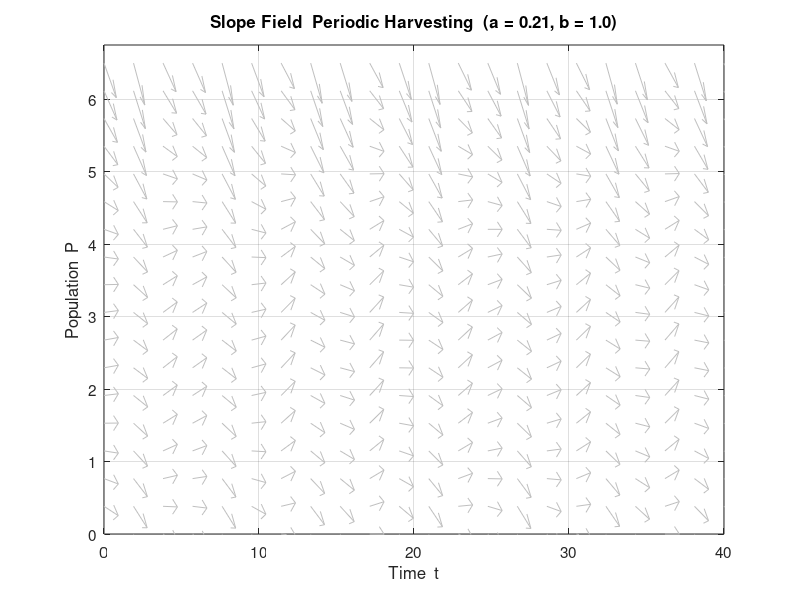
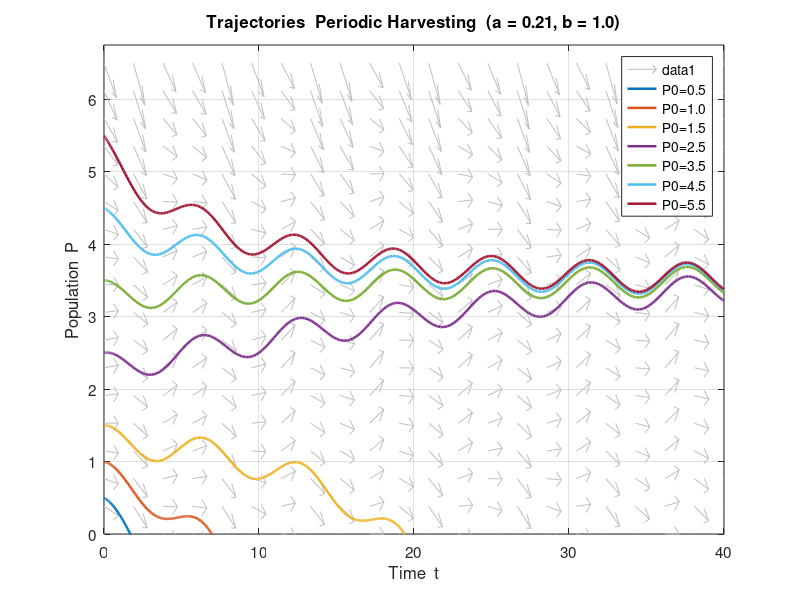
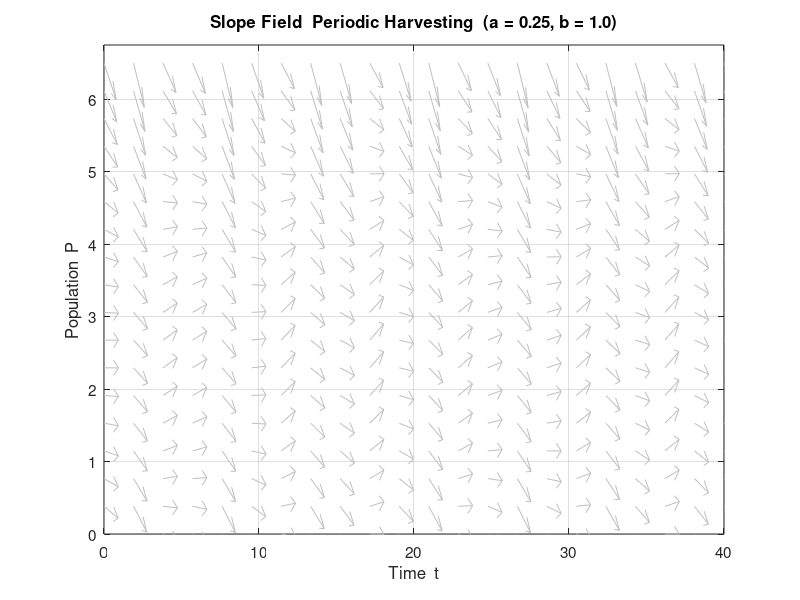
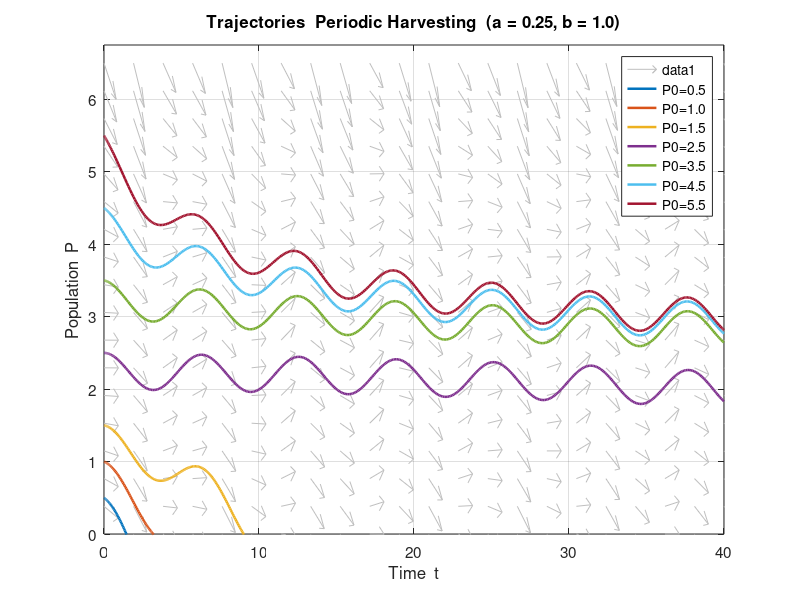

Recreate these plots in MATLAB, in order.
%% Chapter 4 - Periodic Harvesting: Plots
clc; clear; close all;

%% --- Parameters ---
k   = 0.20;
N   = 5;
a1  = 0.21;
a2  = 0.25;
b   = 1.0;
MSY = k*N/4;
opts = odeset('RelTol',1e-8,'AbsTol',1e-10);

%% =========================================================
%  FIGURE 4.1 - Slope Field for a = a1 = 0.21
%% =========================================================
figure(1);
set(gcf, 'Color', 'w', 'Position', [100 500 620 420]);

[T_sf, P_sf] = meshgrid(linspace(0,40,22), linspace(0,N*1.3,18));
dP_sf = k.*P_sf.*(1 - P_sf./N) - a1.*(1 + sin(b.*T_sf));
dT_sf = ones(size(dP_sf));
mag   = sqrt(dT_sf.^2 + dP_sf.^2); mag(mag==0) = 1;
quiver(T_sf, P_sf, dT_sf./mag, dP_sf./mag, 0.5, ...
       'Color', [0.75 0.75 0.75], 'LineWidth', 0.7);

xlabel('Time  t', 'FontSize', 13);
ylabel('Population  P', 'FontSize', 13);
title(sprintf('Slope Field  Periodic Harvesting  (a = %.2f, b = %.1f)', a1, b), ...
      'FontSize', 13, 'FontWeight', 'bold');
xlim([0 40]); ylim([0 N*1.35]);
grid on; box on;
set(gca, 'FontSize', 11);

%% =========================================================
%  FIGURE 4.2 - Trajectories for a = a1 = 0.21
%% =========================================================
ode_a1 = @(t,P) k*P*(1 - P/N) - a1*(1 + sin(b*t));

figure(2);
set(gcf, 'Color', 'w', 'Position', [680 500 620 420]);

[T_sf, P_sf] = meshgrid(linspace(0,40,22), linspace(0,N*1.3,18));
dP_sf = k.*P_sf.*(1 - P_sf./N) - a1.*(1 + sin(b.*T_sf));
dT_sf = ones(size(dP_sf));
mag   = sqrt(dT_sf.^2 + dP_sf.^2); mag(mag==0) = 1;
quiver(T_sf, P_sf, dT_sf./mag, dP_sf./mag, 0.5, ...
       'Color', [0.75 0.75 0.75], 'LineWidth', 0.7);
hold on;

ICs    = [0.5, 1.0, 1.5, 2.5, 3.5, 4.5, 5.5];
colors = lines(length(ICs));
for i = 1:length(ICs)
    [tt, PP] = ode45(ode_a1, [0 40], ICs(i), opts);
    plot(tt, PP, 'Color', colors(i,:), 'LineWidth', 1.8, ...
         'DisplayName', sprintf('P0=%.1f', ICs(i)));
end

xlabel('Time  t', 'FontSize', 13);
ylabel('Population  P', 'FontSize', 13);
title(sprintf('Trajectories  Periodic Harvesting  (a = %.2f, b = %.1f)', a1, b), ...
      'FontSize', 13, 'FontWeight', 'bold');
legend('Location', 'northeast', 'FontSize', 9);
xlim([0 40]); ylim([0 N*1.35]);
grid on; box on;
set(gca, 'FontSize', 11);

%% =========================================================
%  FIGURE 4.3 - Slope Field for a = a2 = 0.25
%% =========================================================
figure(3);
set(gcf, 'Color', 'w', 'Position', [100 50 620 420]);

[T_sf, P_sf] = meshgrid(linspace(0,40,22), linspace(0,N*1.3,18));
dP_sf = k.*P_sf.*(1 - P_sf./N) - a2.*(1 + sin(b.*T_sf));
dT_sf = ones(size(dP_sf));
mag   = sqrt(dT_sf.^2 + dP_sf.^2); mag(mag==0) = 1;
quiver(T_sf, P_sf, dT_sf./mag, dP_sf./mag, 0.5, ...
       'Color', [0.75 0.75 0.75], 'LineWidth', 0.7);

xlabel('Time  t', 'FontSize', 13);
ylabel('Population  P', 'FontSize', 13);
title(sprintf('Slope Field  Periodic Harvesting  (a = %.2f, b = %.1f)', a2, b), ...
      'FontSize', 13, 'FontWeight', 'bold');
xlim([0 40]); ylim([0 N*1.35]);
grid on; box on;
set(gca, 'FontSize', 11);

%% =========================================================
%  FIGURE 4.4 - Trajectories for a = a2 = 0.25
%% =========================================================
ode_a2 = @(t,P) k*P*(1 - P/N) - a2*(1 + sin(b*t));

figure(4);
set(gcf, 'Color', 'w', 'Position', [680 50 620 420]);

[T_sf, P_sf] = meshgrid(linspace(0,40,22), linspace(0,N*1.3,18));
dP_sf = k.*P_sf.*(1 - P_sf./N) - a2.*(1 + sin(b.*T_sf));
dT_sf = ones(size(dP_sf));
mag   = sqrt(dT_sf.^2 + dP_sf.^2); mag(mag==0) = 1;
quiver(T_sf, P_sf, dT_sf./mag, dP_sf./mag, 0.5, ...
       'Color', [0.75 0.75 0.75], 'LineWidth', 0.7);
hold on;

ICs    = [0.5, 1.0, 1.5, 2.5, 3.5, 4.5, 5.5];
colors = lines(length(ICs));
for i = 1:length(ICs)
    [tt, PP] = ode45(ode_a2, [0 40], ICs(i), opts);
    plot(tt, PP, 'Color', colors(i,:), 'LineWidth', 1.8, ...
         'DisplayName', sprintf('P0=%.1f', ICs(i)));
end

xlabel('Time  t', 'FontSize', 13);
ylabel('Population  P', 'FontSize', 13);
title(sprintf('Trajectories  Periodic Harvesting  (a = %.2f, b = %.1f)', a2, b), ...
      'FontSize', 13, 'FontWeight', 'bold');
legend('Location', 'northeast', 'FontSize', 9);
xlim([0 40]); ylim([0 N*1.35]);
grid on; box on;
set(gca, 'FontSize', 11);

%% =========================================================
%  FIGURE 4.5 - Effect of b  (b = 0.5, 1, 2, 4)
%% =========================================================
b_vals = [0.5, 1.0, 2.0, 4.0];
P0     = 4.0;
a      = 0.21;

figure(5);
set(gcf, 'Color', 'w', 'Position', [350 250 700 500]);

colors_b = lines(length(b_vals));
for i = 1:length(b_vals)
    ode_b = @(t,P) k*P*(1 - P/N) - a*(1 + sin(b_vals(i)*t));
    [tt, PP] = ode45(ode_b, [0 60], P0, opts);
    plot(tt, PP, 'Color', colors_b(i,:), 'LineWidth', 2, ...
         'DisplayName', sprintf('b = %.1f  (period = %.2f)', b_vals(i), 2*pi/b_vals(i)));
    hold on;
end

xlabel('Time  t', 'FontSize', 13);
ylabel('Population  P', 'FontSize', 13);
title(sprintf(' Effect of Frequency b  (k=%.2f, N=%d, a=%.2f, P0=%.1f)', ...
      k, N, a, P0), 'FontSize', 13, 'FontWeight', 'bold');
legend('Location', 'northeast', 'FontSize', 11);
xlim([0 60]); ylim([0 N*1.2]);
grid on; box on;
set(gca, 'FontSize', 11);

%% =========================================================
%  TABLE 4.1 - Effect of b on mean and min population
%% =========================================================
fprintf('=======================================================\n');
fprintf(' Effect of Frequency b on Population\n');
fprintf('(k=%.2f, N=%d, a=%.2f, P0=%.1f)\n', k, N, a, P0);
fprintf('=======================================================\n');
fprintf('%-8s %-12s %-14s %-14s %-14s\n', ...
        'b', 'Period', 'Mean P', 'Min P', 'Max P');
fprintf('%s\n', repmat('-', 1, 65));

for i = 1:length(b_vals)
    ode_b    = @(t,P) k*P*(1 - P/N) - a*(1 + sin(b_vals(i)*t));
    [tt, PP] = ode45(ode_b, [0 60], P0, opts);
    % use second half of simulation to avoid transient
    half     = round(length(tt)/2);
    PP_ss    = PP(half:end);
    fprintf('%-8.1f %-12.4f %-14.4f %-14.4f %-14.4f\n', ...
            b_vals(i), 2*pi/b_vals(i), mean(PP_ss), min(PP_ss), max(PP_ss));
end
fprintf('%s\n', repmat('=', 1, 65));

%% =========================================================
%  TABLE 4.2 - Comparison a1 vs a2 at steady state
%% =========================================================
fprintf('\n=======================================================\n');
fprintf('Comparison of a1 vs a2 (b=%.1f, P0=%.1f)\n', b, P0);
fprintf('=======================================================\n');
fprintf('%-8s %-14s %-14s %-14s\n', 'a', 'Mean P', 'Min P', 'Max P');
fprintf('%s\n', repmat('-', 1, 55));

for ai = [a1, a2]
    ode_ai   = @(t,P) k*P*(1 - P/N) - ai*(1 + sin(b*t));
    [tt, PP] = ode45(ode_ai, [0 60], P0, opts);
    half     = round(length(tt)/2);
    PP_ss    = PP(half:end);
    fprintf('%-8.2f %-14.4f %-14.4f %-14.4f\n', ...
            ai, mean(PP_ss), min(PP_ss), max(PP_ss));
end
fprintf('%s\n', repmat('=', 1, 55));
